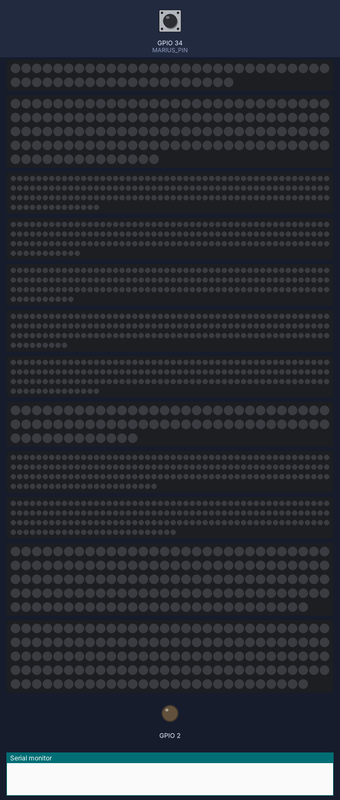
Bench run of a sketch on a simulated ESP32. On the bench: 51 RGB LEDs in strip order, left to right, continuing on the next row, 134 RGB LEDs in strip order, left to right, continuing on the next row, 2 × 164 RGB LEDs in strip order, left to right, continuing on the next row, 161 RGB LEDs in strip order, left to right, continuing on the next row, 160 RGB LEDs in strip order, left to right, continuing on the next row, 159 RGB LEDs in strip order, left to right, continuing on the next row, 72 RGB LEDs in strip order, left to right, continuing on the next row, 173 RGB LEDs in strip order, left to right, continuing on the next row, 176 RGB LEDs in strip order, left to right, continuing on the next row, 2 × 148 RGB LEDs in strip order, left to right, continuing on the next row, output pins drawn as LEDs (lit = HIGH), the last lines printed to the serial monitor. The test bench sets the inputs (shaded band); at power-on: GPIO 34 (MARIUS_PIN) LOW. Dim RGB values are drawn brighter than linear; random numbers use the default seed unless the sketch sets one.

Above: at 1.9 s.
2.0 s: GPIO 34 (MARIUS_PIN) driven HIGH
At 2.21 s:
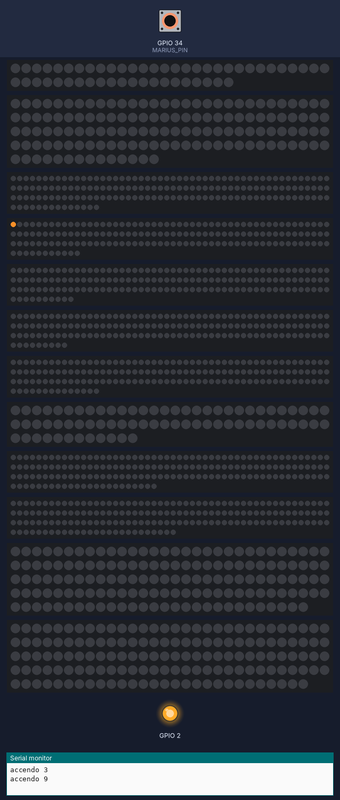
4.6 s: GPIO 34 (MARIUS_PIN) driven LOW
At 4.67 s:
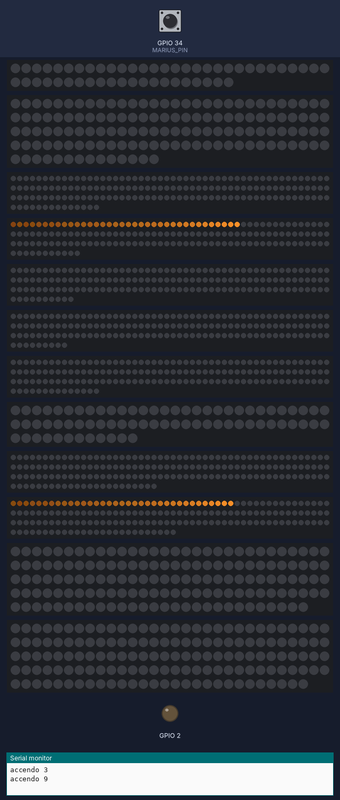
7.3 s: GPIO 34 (MARIUS_PIN) driven HIGH
At 10.2 s:
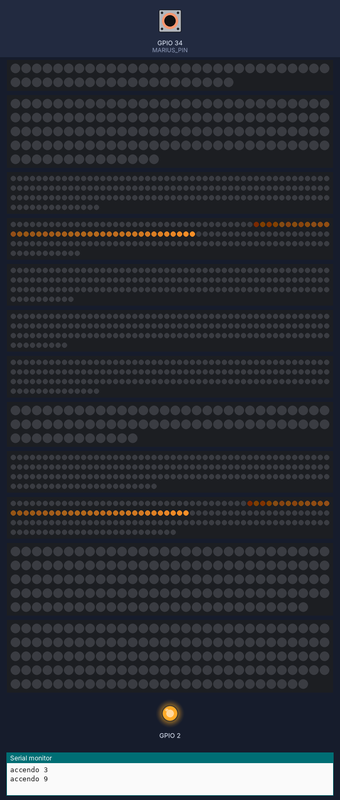
10.3 s: GPIO 34 (MARIUS_PIN) pulsed LOW 5 times (0.12 s each, 0.3 s apart)
At 13.39 s:
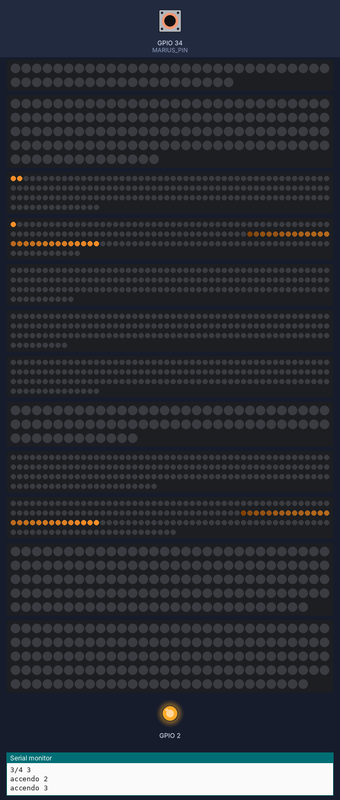
14.8 s: GPIO 34 (MARIUS_PIN) driven LOW
At 15.15 s:
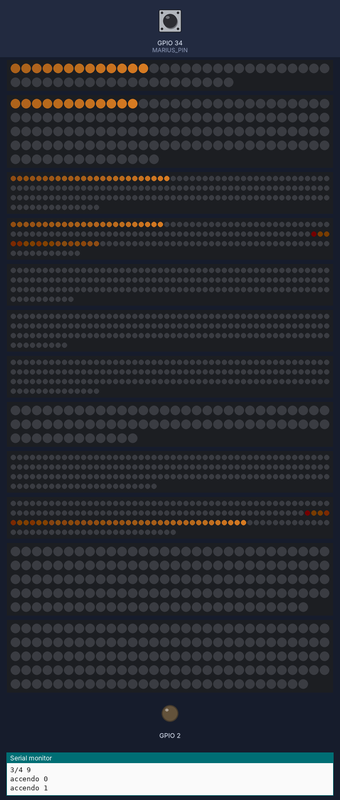
17.5 s: GPIO 34 (MARIUS_PIN) driven HIGH
At 20.21 s:
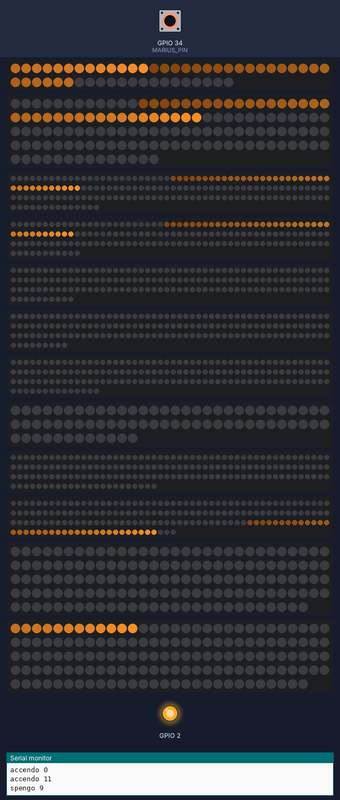
Timing chart, 0 to 21.7 s (numbered marks = the images above; inputs shaded):
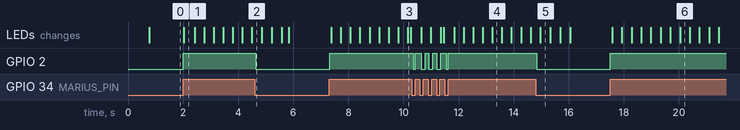

Measured:
- after the input at 2.0 s, GPIO 2: LOW → HIGH at once; the LEDs: change at once (image 1)
- after the input at 4.6 s, GPIO 2: HIGH → LOW at once
- after the input at 7.3 s, GPIO 2: LOW → HIGH at once; the LEDs: first change after 0.08 s (image 3 shows a later state)
- after the input at 14.8 s, GPIO 2: HIGH → LOW at once
- after the input at 17.5 s, GPIO 2: LOW → HIGH at once; the LEDs: first change after 0.08 s (image 6 shows a later state)

The sketch:

C6_leds.ino
```cpp
#define FASTLED_ALLOW_INTERRUPTS 0
#include <FastLED.h>
#define FASTLED_USING_NAMESPACE

#define LED_TYPE    WS2812B
#define COLOR_ORDER GRB

#define NUM_STRIP 15

#define MARIUS_PIN 34

#define NUM_LEDS_1    51
#define NUM_LEDS_2    134
#define NUM_LEDS_3    164
#define NUM_LEDS_4    161
#define NUM_LEDS_5    160
#define NUM_LEDS_6    159
#define NUM_LEDS_7    164
#define NUM_LEDS_8    72
#define NUM_LEDS_9    173
#define NUM_LEDS_10   176
#define NUM_LEDS_11   148
#define NUM_LEDS_12   148
#define NUM_LEDS_13   149
#define NUM_LEDS_14   152
#define NUM_LEDS_15   37

CRGB leds_1[NUM_LEDS_1];
CRGB leds_2[NUM_LEDS_2];
CRGB leds_3[NUM_LEDS_3];
CRGB leds_4[NUM_LEDS_4];
CRGB leds_5[NUM_LEDS_5];
CRGB leds_6[NUM_LEDS_6];
CRGB leds_7[NUM_LEDS_7];
CRGB leds_8[NUM_LEDS_8];
CRGB leds_9[NUM_LEDS_9];
CRGB leds_10[NUM_LEDS_10];
CRGB leds_11[NUM_LEDS_11];
CRGB leds_12[NUM_LEDS_12];
CRGB leds_13[NUM_LEDS_13];
CRGB leds_14[NUM_LEDS_14];
CRGB leds_15[NUM_LEDS_15];
CRGB leds_test[200];

CRGB *leds[] = {&leds_1[0],
                &leds_2[0],
                &leds_3[0],
                &leds_4[0],
                &leds_5[0],
                &leds_6[0],
                &leds_7[0],
                &leds_8[0],
                &leds_9[0],
                &leds_10[0],
                &leds_11[0],
                &leds_12[0],
                &leds_13[0],
                &leds_14[0],
                &leds_15[0]};

uint8_t NUM_LEDS[] = {NUM_LEDS_1,
                      NUM_LEDS_2,
                      NUM_LEDS_3,
                      NUM_LEDS_4,
                      NUM_LEDS_5,
                      NUM_LEDS_6,
                      NUM_LEDS_7,
                      NUM_LEDS_8,
                      NUM_LEDS_9,
                      NUM_LEDS_10,
                      NUM_LEDS_11,
                      NUM_LEDS_12,
                      NUM_LEDS_13,
                      NUM_LEDS_14,
                      NUM_LEDS_15};

void setup() {

  delay(300); // 3 second delay for boot recovery, and a moment of silence

  Serial.begin(115200);
  delay(300);

  FastLED.addLeds<LED_TYPE,4,COLOR_ORDER>(leds_1, NUM_LEDS_1).setTemperature(Candle);
  FastLED.addLeds<LED_TYPE,5,COLOR_ORDER>(leds_2, NUM_LEDS_2).setTemperature(Candle);
  FastLED.addLeds<LED_TYPE,13,COLOR_ORDER>(leds_3, NUM_LEDS_3).setTemperature(Candle);
  FastLED.addLeds<LED_TYPE,14,COLOR_ORDER>(leds_4, NUM_LEDS_4).setTemperature(Candle);
  FastLED.addLeds<LED_TYPE,15,COLOR_ORDER>(leds_5, NUM_LEDS_5).setTemperature(Candle);
  FastLED.addLeds<LED_TYPE,32,COLOR_ORDER>(leds_6, NUM_LEDS_6).setTemperature(Candle);
  FastLED.addLeds<LED_TYPE,33,COLOR_ORDER>(leds_7, NUM_LEDS_7).setTemperature(Candle);
  FastLED.addLeds<LED_TYPE,18,COLOR_ORDER>(leds_8, NUM_LEDS_8).setTemperature(Candle);
  FastLED.addLeds<LED_TYPE,19,COLOR_ORDER>(leds_9, NUM_LEDS_9).setTemperature(Candle);
  FastLED.addLeds<LED_TYPE,21,COLOR_ORDER>(leds_10, NUM_LEDS_10).setTemperature(Candle);
  FastLED.addLeds<LED_TYPE,22,COLOR_ORDER>(leds_11, NUM_LEDS_11).setTemperature(Candle);
  FastLED.addLeds<LED_TYPE,23,COLOR_ORDER>(leds_12, NUM_LEDS_12).setTemperature(Candle);
  FastLED.addLeds<LED_TYPE,25,COLOR_ORDER>(leds_13, NUM_LEDS_13).setTemperature(Candle);
  FastLED.addLeds<LED_TYPE,26,COLOR_ORDER>(leds_14, NUM_LEDS_14).setTemperature(Candle);
  FastLED.addLeds<LED_TYPE,27,COLOR_ORDER>(leds_15, NUM_LEDS_15).setTemperature(Candle);
  FastLED.addLeds<LED_TYPE,32,COLOR_ORDER>(leds_test, 200).setTemperature(Candle);

  FastLED.setBrightness(255);

  delay(100);

  pinMode(MARIUS_PIN, INPUT);
  fill_solid(leds_test, 200, CRGB::Red);
  pinMode(2, OUTPUT);
  digitalWrite(2, LOW);

}


unsigned long tLed[NUM_STRIP]{0};
int cVal[NUM_STRIP]{0};
bool dir[NUM_STRIP]{true};
bool ena[NUM_STRIP]{false};
int indexVal[NUM_STRIP]{0};

unsigned long tSequence = 0;
unsigned long tShow = 0;

int idx = 0;

uint8_t seq_figure[] = {0,1,2,3,4,5,6,7,8,9,10,11,12,13,14};

bool prima_volta = true;
bool prima_uscita = true;

unsigned long tSpento = 0;
int next_fig = 0;
bool check_next_fig[NUM_STRIP]{true};

void loop()
{

  if (digitalRead(MARIUS_PIN)) {
  //if (true) {
    if (prima_volta) {
      prima_volta = false;
      prima_uscita = true;
      random_sequence();
      digitalWrite(2, HIGH);
    }

    sequence_snake();

    if ((millis() - tShow) > 40) {
      tShow = millis();
      FastLED.show();
    }
  } else {

    if (prima_uscita) {
      prima_uscita = false;
      prima_volta = true;
      tSpento = millis();
      digitalWrite(2, LOW);
    }

    if ((millis() - tSpento) < 5000) {
      if ((millis() - tShow) > 50) {
        tShow = millis();
        for (uint8_t i=0; i<NUM_STRIP; i++) {
           fadeToBlackBy(leds[i], NUM_LEDS[i], 64);
        }
        FastLED.show();
      }
    } else {
      for (uint8_t i=0; i<NUM_STRIP; i++) {
         fill_solid(leds[i], NUM_LEDS[i], CRGB::Black);
      }
      FastLED.show();
      delay(200);
    }

  }


}

void random_sequence() {

  for (int8_t i=14; i>0; i--) {
    uint8_t j=random(i+1);

    uint8_t temp = seq_figure[i];
    seq_figure[i] = seq_figure[j];
    seq_figure[j] = temp;
  }

}


void sequence_pulse() {

  if ((millis() - tSequence) > 1800) {
    tSequence = millis();

    uint8_t n = seq_figure[idx];
    Serial.print("accendo ");
    Serial.println(n);

    ena[n] = true;
    dir[n] = true;
    cVal[n] = 0;
    indexVal[n] = 0;

    idx++;

    if (idx >= 15) {
      random_sequence();
      idx = 0;
    }

  }


  for (uint8_t i=0; i<NUM_STRIP; i++) {

    if (ena[i]) {
      if ((millis() - tLed[i]) > 16) {
        tLed[i] = millis();

        if (dir[i]) {
          cVal[i]+=3;
          if (cVal[i]>255) {
            cVal[i]=255;
            dir[i] = false;
            Serial.print("apice ");
            Serial.println(i);
          }
        } else {
          cVal[i]-=3;
          if (cVal[i]<0) {
            cVal[i]=0;
            ena[i]=false;
            dir[i]=true;
            Serial.print("Spengo ");
            Serial.println(i);
          }
        }

        fill_solid(leds[i],NUM_LEDS[i],CRGB(cVal[i],cVal[i],cVal[i]));
      }
    }
  }

}

void sequence_snake() {

  if (next_fig < 2) {
    next_fig++;

    uint8_t n = seq_figure[idx];
    Serial.print("accendo ");
    Serial.println(n);

    ena[n] = true;
    dir[n] = true;
    cVal[n] = 0;
    indexVal[n] = 0;
    check_next_fig[n] = true;

    idx++;

    if (idx >= 15) {
      random_sequence();
      idx = 0;
    }

  }


  for (uint8_t i=0; i<NUM_STRIP; i++) {

    if (ena[i]) {
      if ((millis() - tLed[i]) > 32) {
        tLed[i] = millis();

        leds[i][indexVal[i]] = CRGB::White;
        fadeToBlackBy(leds[i],NUM_LEDS[i],20);
        indexVal[i]++;
        if (indexVal[i] >= NUM_LEDS[i] - 1) {
          indexVal[i] = 0;
          ena[i] = false;
          Serial.print("spengo ");
          Serial.println(i);
          fill_solid(leds[i],NUM_LEDS[i],CRGB::Black);
        }
        else if (check_next_fig[i]) {
          if (indexVal[i] >= NUM_LEDS[i] * 0.7) {
            next_fig = 0;
            check_next_fig[i] = false;
            Serial.print("3/4 ");
            Serial.println(i);
          }
        }
      }
    }
  }

}
```
